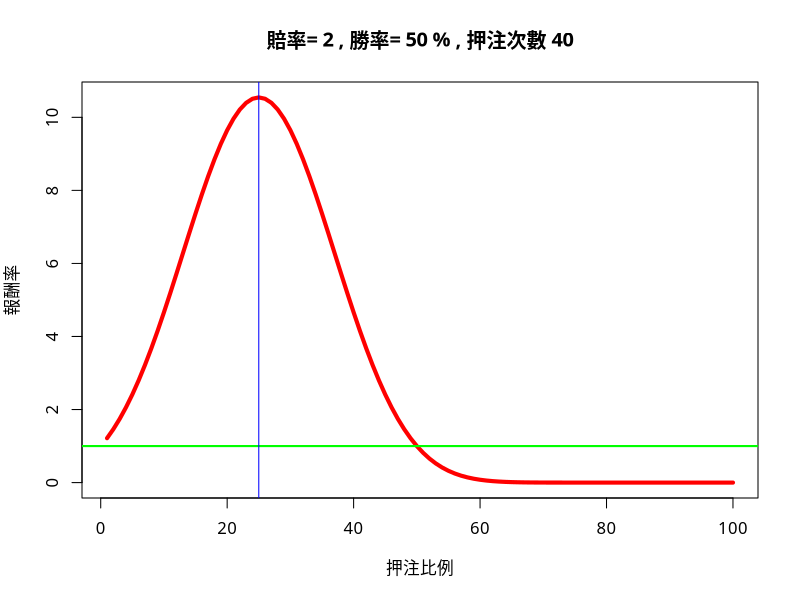

The R script that drew this image:
pwin=0.5	##勝率
odds=2		##賠率,賭1元，贏了拿回1+odds元，輸了輸1元
nbet=40		##賭的次數

PL=rep(1,nbet)	##損益向量

for (f in 1:100){	##計算各種下注比例
PL[f]=((1+odds*f/100)^(nbet*pwin))*((1-f/100)^(nbet*(1-pwin)))
}
par(family="STKaiti") #Only for Mac
plot (PL, type="l",col="red",xlab="押注比例",ylab="報酬率",
main=paste("賠率=",odds,", 勝率=",pwin*100,"%",", 押注次數",nbet),lwd=4)

abline(h=1,col="green",lty=1,lwd=2)	##損益兩平線
abline(v=(pwin*(1+odds)-1)*100/odds,col="blue",lty=1,lwd=1)	##最佳下注比例